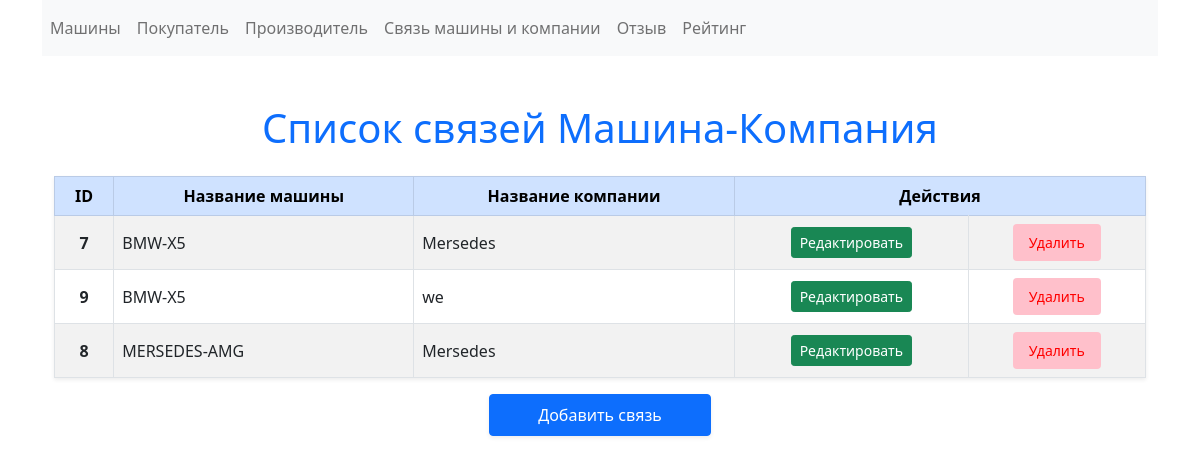
The app's page /carcompanie with its own data.
### tables this page shows
CREATE TABLE `cclinc` (
  `id` int(11) NOT NULL,
  `carId` int(11) NOT NULL,
  `companieId` int(11) NOT NULL
);

CREATE TABLE `cars` (
  `id` int(11) NOT NULL,
  `name` varchar(255) NOT NULL,
  `release` date NOT NULL
);

CREATE TABLE `companies` (
  `id` int(11) NOT NULL,
  `email` varchar(15) NOT NULL,
  `name` varchar(255) NOT NULL
);

### views/view.php (called while the page is built, shortened)
<?php
class view
{
    private $path;
    public function __construct(string $path)
    {
        $this->path = $path;
    }
    public function renderPage(string $template, array $vars = [])
    {
        extract($vars);
        require_once $_SERVER["DOCUMENT_ROOT"] . $this->path . "/" . $template;
    }
}

### controllers/maincontroller.php (called while the page is built, shortened)
<?php
class maincontroller
{
    public $view;
    public $templateDir;
    public $class;
    public function __construct()
    {
        $this->view = new view("/crud/templates");
    }
    public function showAll()
    {
        $class = $this->class;
        $allItems = $class::getAll();
        $this->view->renderPage($this->templateDir . "/list.php", ["items" => $allItems]);
    }
}
?>

### index.php (called while the page is built, shortened)
<?php
$routes = require $_SERVER["DOCUMENT_ROOT"] . '/crud/routes.php';
$route = $_GET['route'] ?? '';
foreach ($routes as $pattern => $controllerAndAction) {
    preg_match($pattern, $route, $matches);
    if (!empty($matches)) {
        break;
    }
}
unset($matches[0]);
$actionName = $controllerAndAction[1];
$controller = new $controllerName();
$controller-> $actionName(...$matches);
?>

### services/db.php (called while the page is built, shortened)
<?php
class db
{
    private static $instance;
    public $pdo;
    private function __construct()
    {
        $options = (require $_SERVER["DOCUMENT_ROOT"].'/crud/services/settings.php')['db'];
        try {
            $this->pdo = new \PDO('mysql:host='.$options['host'].';dbname='.$options['dbname'],$options['user'],$options['password']);
        }
        catch (\PDOException $e) {
            if ($e->getCode() == 1049)
            {
                $this->pdo = new \PDO('mysql:host='.$options['host'],$options['user'],$options['password']);
                $this->pdo->exec("CREATE DATABASE ".$options['dbname']);
                $this->pdo->exec("USE ".$options['dbname']);
            }
            else 	die('Error: '.$e->getMessage().' Code: '.$e->getCode());
        }
        $this->pdo->setAttribute(\PDO::ATTR_ERRMODE, \PDO::ERRMODE_EXCEPTION);
    }
    public function query(string $sql, array $params = [], string $className = "stdClass"): ?array
    {
        try {
            $statement = $this->pdo->prepare($sql);
            $statement->execute($params);
            if ($className) {
                return $statement->fetchAll(\PDO::FETCH_CLASS, $className);
            }
            return $statement->fetchAll(\PDO::FETCH_ASSOC);
        } catch (\PDOException $e) {
            echo "Ошибка выполнения запроса: " . $e->getMessage();
            return [];
        }
    }
    public static function getInstance(): self
    {
        if (self::$instance === null) {
            self::$instance = new self();
        }
        return self::$instance;
    }
}
?>

### services/settings.php (called while the page is built)
<?php
return [
    'db' =>[
        'host' => 'localhost',
        'dbname' => 'baranov3sem',
        'user' => 'root',
        'password' => '',
    ]
];
?>

### models/entity.php (called while the page is built, shortened)
<?php
class entity
{
    public static function getById(int $id): ?self
    {
        $db = db::getInstance();
        $sql = "SELECT * FROM `" . static::getTableName() . "` WHERE `id` = :id";
        $values = [":id" => $id];
        $result = $db->query($sql, $values, static::class);
        return $result ? $result[0] : null;
    }
    public static function getAll(): ?array
    {
        $db = db::getInstance();
        $sql = "SELECT * FROM " . static::getTableName();
        $result = $db->query($sql, [], static::class);
        return $result;
    }
}
?>

### models/carcompanies/carcompanie.php (called while the page is built, shortened)
<?php
class carcompanie extends entity
{
    public $carId;
    public $companieId;
    public function getCarName()
    {
        $car = car::getById($this->carId);
        if ($car != null) {
            return $car->getCarName();
        } else {
            return null;
        }
    }
    public function getCompanieName()
    {
        $companie = companie::getById($this->companieId);
        if ($companie != null) {
            return $companie->getCompanieName();
        } else {
            return null;
        }
    }
    static function getTableName(): string
    {
        return "cclinc";
    }
}

### models/cars/car.php (called while the page is built, shortened)
<?php
class car extends entity
{
    public $name;
    public function getCarName(): string
    {
        return $this->name;
    }
    static function getTableName(): string
    {
        return "cars";
    }
}

### models/companies/companie.php (called while the page is built, shortened)
<?php
class companie extends entity
{
    public $name;
    public function getCompanieName(): string
    {
        return $this->name;
    }
    static function getTableName(): string
    {
        return "companies";
    }
}

### templates/carcompanie/list.php (the view)
<?php include_once $_SERVER["DOCUMENT_ROOT"] . "/crud/templates/inc/header.php"; ?>
<div class="container mt-5">
    <div class="row">
        <div class="col-12 text-center">
            <h1 class="text-primary mb-4">Список связей Машина-Компания</h1>
        </div>
    </div>
    <div class="row">
        <div class="col-12">
            <table class="table table-bordered table-hover table-striped shadow-sm">
                <thead class="table-primary text-center">
                <tr>
                    <th>ID</th>
                    <th>Название машины</th>
                    <th>Название компании</th>
                    <th colspan="2">Действия</th>
                </tr>
                </thead>
                <tbody>
                <?php if (isset($items) && is_array($items)): ?>
                    <?php foreach ($items as $link): ?>
                        <tr>
                            <th class="text-center align-middle"><?= intval($link->id) ?></th>
                            <td class="align-middle"><?= htmlspecialchars($link->getCarName()) ?></td>
                            <td class="align-middle"><?= htmlspecialchars($link->getCompanieName()) ?></td>
                            <td class="text-center align-middle">
                                <a class="btn btn-sm btn-success" href="/crud/carcompanie/<?= intval($link->id) ?>/edit">
                                    <i class="bi bi-pencil"></i> Редактировать
                                </a>
                            </td>
                            <td class="text-center align-middle">
                                <button class="btn btn-sm btn-danger delete" data-itemId="<?= intval($link->id) ?>" data-EntityName="carcompanie">
                                    <i class="bi bi-trash"></i> Удалить
                                </button>
                            </td>
                        </tr>
                    <?php endforeach; ?>
                <?php else: ?>
                    <tr>
                        <td colspan="5" class="text-center text-muted">Нет данных для отображения.</td>
                    </tr>
                <?php endif; ?>
                </tbody>
            </table>
        </div>
    </div>
    <div class="row">
        <div class="col-12 text-center">
            <a class="btn btn-primary px-5 py-2 shadow-sm" href="/crud/carcompanie/add">
                <i class="bi bi-plus-circle"></i> Добавить связь
            </a>
        </div>
    </div>
</div>

### records on screen
cclinc: id "7", carId.name "BMW-X5", companieId.name "Mersedes"
cclinc: id "9", carId.name "BMW-X5", companieId.name "we"
cclinc: id "8", carId.name "MERSEDES-AMG", companieId.name "Mersedes"
